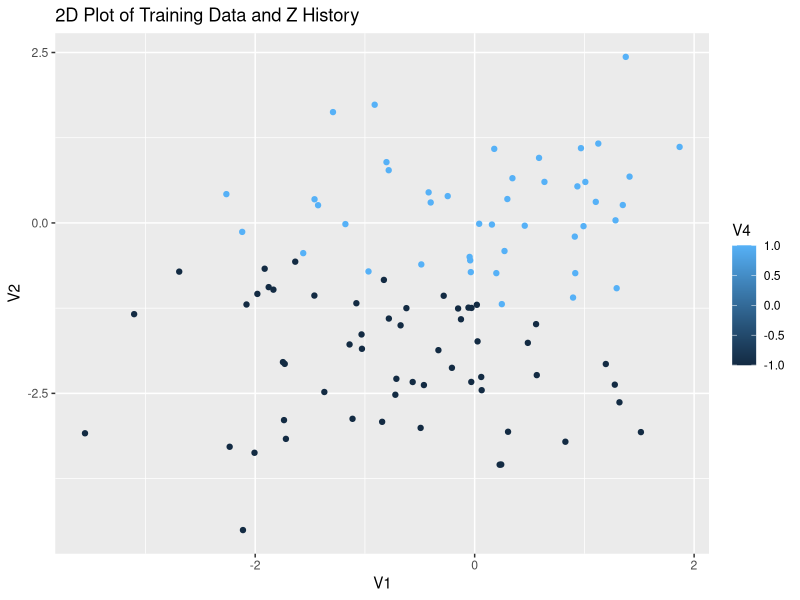
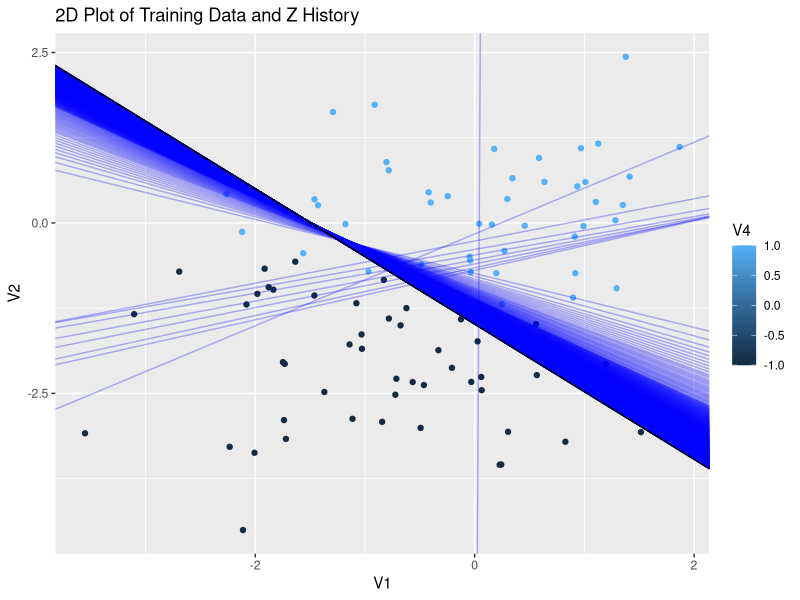
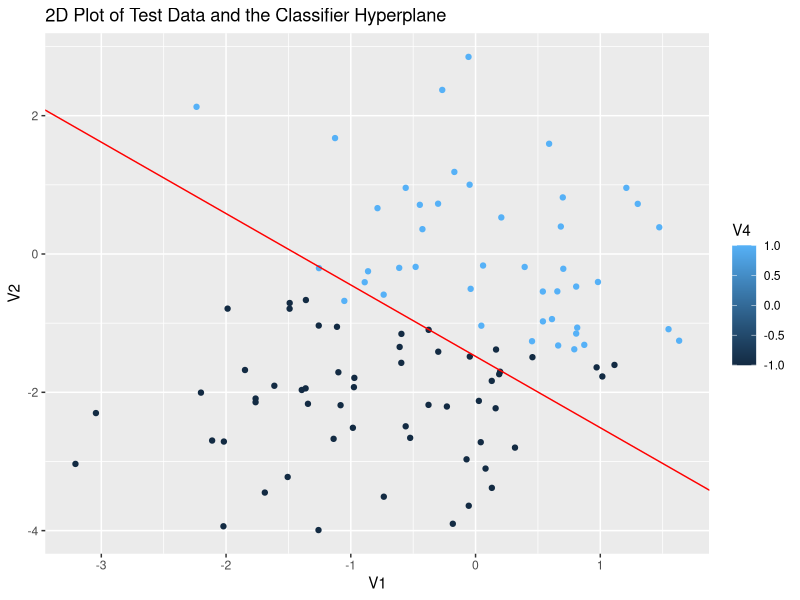

Source code (R) for these figures, in order:
## ---- chunk 1
knitr::opts_chunk$set(echo = TRUE)
## ---- chunk 2
#Inputs
#w:  w[1:d] is the normal vector of a hyperplane, 
#    w[d+1] = -c is the negative offset parameter. 
#n: sample size

#Outputs
#S: n by (d+1) sample matrix with last col 1
#y: vector of the associated class labels
## ---- chunk 3
fakedata <- function(w, n){
  if(! require(MASS)){
    install.packages("MASS")
  }
  if(! require(mvtnorm)){
    install.packages("mvtnorm")
  }
  require(MASS)
  require(mvtnorm)
  
  # obtain dimension
  d <- length(w)-1
  
  # compute the offset vector and a Basis consisting of w and its nullspace
  offset <- -w[length(w)] * w[1:d] / sum(w[1:d]^2)
  Basis <- cbind(Null(w[1:d]), w[1:d])	 
  
  # Create samples, correct for offset, and extend
  # rmvnorm(n,mean,sigme) ~ generate n samples from N(0,I) distribution
  S <- rmvnorm(n, mean=rep(0,d),sigma = diag(1,d)) %*%  t(Basis) 
  S <- S + matrix(rep(offset,n),n,d,byrow=T)
  S <- cbind(S,1)
  
  # compute the class assignments
  y <- as.vector(sign(S %*% w)) #p35
  
  # add corrective factors to points that lie on the hyperplane.???? 
  S[y==0,1:d] <- S[y==0,1:d] + runif(1,-0.5,0.5)*10^(-4)
  y = as.vector(sign(S %*% w))
  return(list(S=S, y=y))
} 
## ---- chunk 4
classify <- function(S,z){
  n <- nrow(S[[1]])
  y <- matrix(ncol = n, nrow = 1)
  for (i in 1:n){
    x <- S[[1]][i,]
    if(t(z) %*% x >0){    
      y[i] <- 1
    }else{
      y[i] <- -1
    } 
  }
  y <- c(y)
  return(y)
}
## ---- chunk 5
perceptrain <- function(S, y){   
  n <- nrow(S[[1]])
  m <- ncol(S[[1]]) 
  z <- rnorm(m) 
  Z_hist <- rbind(matrix(ncol = m, nrow = 0), z) 
  for (k in 1: 1e+05){
    Cp <- 0
    gdtCp <- 0
    for (i in 1:n){
      x <- S[[1]][i,]
      if (sign(y[i]) != sign(z %*% x)){
        Cp <- Cp + abs(z %*% x)
        gdtCp <- gdtCp + (-y[i]) %*% x 
      }
    }
    if (Cp == 0){
      Z_hist <- rbind(Z_hist, z)
      return(list(z, Z_hist))
    }else{
      z <- z - (1/k) * gdtCp
      Z_hist <- rbind(Z_hist, z)      
    }
  }
}
## ---- chunk 6
require(mvtnorm)
z <- rnorm(3)
training <- fakedata(z, 100)
test <- fakedata(z, 100)
training.classify<- classify(training, z)
test.classify <- classify(test, z)
robort <- perceptrain(training, training.classify)
robort.test <- perceptrain(test, test.classify)
## ---- chunk 7
library(ggplot2)
training.classified <- cbind(training[[1]], training[[2]])
new.training.classified <- as.data.frame(training.classified)
datapoints.plot <- ggplot(data = new.training.classified, 
                          aes(x = V1, y =V2, color = V4)) +
  geom_point() + 
  ggtitle("2D Plot of Training Data and Z History")  

datapoints.plot
n <- nrow(robort[[2]])

for (i in 1:nrow(robort[[2]])){
  norm.matrix <- 1/(sqrt(robort[[2]][i,1]^2 + 
                           robort[[2]][i,2]^2)) * robort[[2]][i,]
  z.homo.coord <- Null(norm.matrix[1:2]) + 
    norm.matrix[3] * c(norm.matrix[1], norm.matrix[2])
  
  if (i < nrow(robort[[2]])){
    b <- (Null(norm.matrix)[2])/(Null(norm.matrix)[1])
    datapoints.plot <- datapoints.plot + 
      geom_abline(intercept = -sign(norm.matrix[2]) * 
                  norm.matrix[3] * sqrt(b^2+1), 
                  slope = b, alpha = 0.3, color = "blue")
  } else{
    datapoints.plot <- datapoints.plot + 
      geom_abline(intercept = -sign(norm.matrix[2]) * 
                  norm.matrix[3] * sqrt(b^2+1), 
                  slope = b, color = "black")
  }
}
datapoints.plot
## ---- chunk 8
test.classified <- cbind(test[[1]], test[[2]])
new.test.classified <- as.data.frame(test.classified)

n <- nrow(robort.test[[2]])
norm.matrix2 <- 1/(sqrt(robort.test[[2]][n,1]^2 + 
                          robort.test[[2]][n,2]^2)) *
  robort.test[[2]][n,]

z.homo.coord2 <- Null(norm.matrix2[1:2]) + 
  norm.matrix2[3] * c(norm.matrix2[1], norm.matrix2[2])

b <- (Null(norm.matrix2)[2])/(Null(norm.matrix2)[1])

ggplot(data = new.test.classified, aes(x = V1, y =V2, color = V4)) + 
  geom_point()+
  ggtitle("2D Plot of Test Data and the Classifier Hyperplane") + 
  geom_abline(intercept = -sign(norm.matrix2[2]) * 
              norm.matrix2[3] * sqrt(b^2+1), 
              slope = b, color = "red")
